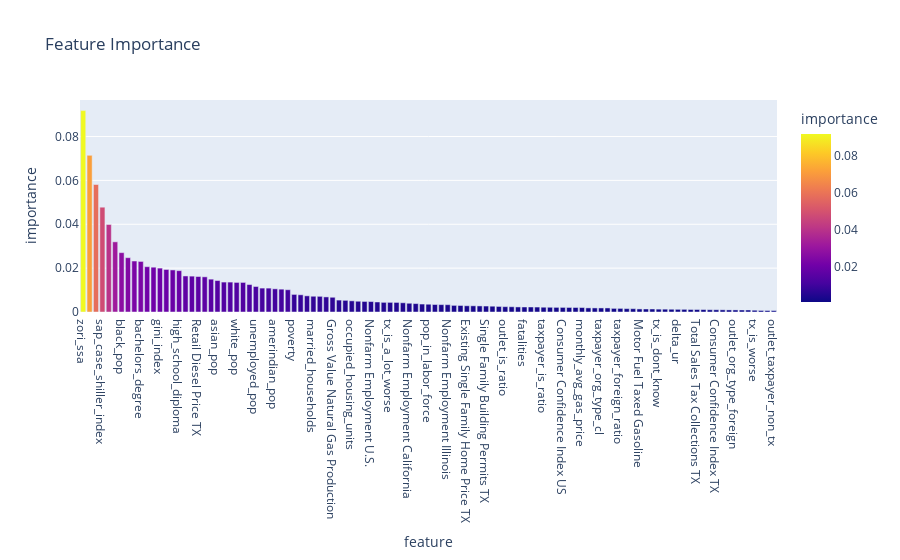

The notebook cell saved with this chart:
### Code cell
print("Best Parameters: ",grid_search_forest.best_params_,"\n\n",
      "Mean cross-validated score of the best_estimator: ",grid_search_forest.best_score_,"\n")

best_forest = grid_search_forest.best_estimator_
feature_importance = [i for i in zip(X_train.columns,best_forest.feature_importances_)]
feature_importance = sorted(feature_importance,key = lambda x: x[1],reverse = True)

FI = pd.DataFrame(feature_importance,columns = ['feature','importance'])

fig = px.bar(data_frame = FI.iloc[:,:],
             x = 'feature',
             y = 'importance',
             title = "Feature Importance",
             color = 'importance')
fig.show()

### Figure 1 — Plotly figure (JSON) as saved in the notebook; plotly's stock layout.template omitted (floating-point values rounded to 4 significant figures)
{"data": [{"alignmentgroup": "True", "hovertemplate": "feature=%{x}<br>importance=%{marker.color}<extra></extra>", "legendgroup": "", "marker": {"color": [0.09182, 0.07141, 0.05813, 0.04778, 0.0399, 0.03199, 0.02707, 0.02477, 0.02325, 0.02305, 0.02066, 0.02043, 0.02002, 0.01939, 0.01917, 0.01885, 0.01643, 0.01635, 0.01617, 0.01604, 0.01497, 0.01434, 0.01365, 0.01364, 0.01349, 0.01348, 0.01252, 0.01163, 0.0109, 0.01089, 0.01057, 0.01041, 0.01016, 0.008013, 0.007848, 0.007374, 0.007179, 0.007145, 0.006878, 0.006716, 0.005435, 0.005316, 0.005087, 0.004907, 0.004812, 0.004767, 0.004574, 0.004399, 0.004389, 0.004363, 0.004207, 0.003984, 0.003832, 0.003628, 0.003542, 0.003419, 0.003369, 0.003331, 0.00302, 0.002972, 0.002838, 0.002822, 0.00277, 0.002717, 0.002644, 0.002533, 0.002434, 0.002392, 0.002307, 0.002294, 0.00229, 0.002257, 0.002179, 0.002152, 0.00211, 0.002097, 0.00207, 0.002055, 0.002028, 0.001869, 0.001858, 0.001844, 0.001844, 0.001644, 0.001642, 0.001535, 0.001507, 0.001396, 0.001382, 0.001376, 0.001303, 0.001297, 0.001253, 0.001216, 0.001212, 0.001145, 0.001131, 0.001113, 0.001041, 0.001023, 0.0009944, 0.0009503, 0.0009411, 0.0009185, 0.000915, 0.0008057, 0.000704, 0.0006809, 0.0006538], "coloraxis": "coloraxis"}, "name": "", "offsetgroup": "", "orientation": "v", "showlegend": false, "textposition": "auto", "type": "bar", "x": ["zori_ssa", "total_sales_tax_last_year", "delta_sap_case_shiller_index", "sap_case_shiller_index", "income_per_capita", "median_rent", "black_pop", "armed_forces", "vacant_housing_units_for_rent", "bachelors_degree", "commuters_by_public_transportation", "ur", "gini_index", "Consumer Price Index U.S.", "owner_occupied_housing_units", "high_school_diploma", "median_year_structure_built", "total_sales_tax", "Retail Diesel Price TX", "hispanic_pop", "percent_income_spent_on_rent", "asian_pop", "not_us_citizen_pop", "children", "white_pop", "renter_occupied_housing_units_paying_cash_median_gross_rent", "male_male_households", "unemployed_pop", "median_income", "other_race_pop", "amerindian_pop", "median_age", "female_female_households", "poverty", "households_public_asst_or_food_stamps", "TNX", "married_households", "Unemployment TX", "aggregate_travel_time_to_work", "Gross Value Natural Gas Production", "Consumer Price Index TX", "housing_units", "occupied_housing_units", "per_diff_total_sales_tax", "Nonfarm Employment New York", "Nonfarm Employment U.S.", "mintempC", "maxtempC", "tx_is_a_lot_worse", "female_pop", "sales_tax_rate", "Nonfarm Employment California", "male_pop", "tx_is_abt_same", "pop_in_labor_force", "employed_pop", "Nonfarm Employment Florida", "Nonfarm Employment Illinois", "Nonfarm Employment Texas", "Nonfarm Employment TX", "Existing Single Family Home Price TX", "taxpayer_same_zip_ratio", "pop_determined_poverty_status", "Single Family Building Permits TX", "outlet_cl_ratio", "caseCount", "outlet_is_ratio", "Existing Single Family Home Sales TX", "Motor Fuel Taxed Diesel", "fatalities", "Gross Value Crude Oil Production", "precipMM", "taxpayer_is_ratio", "taxpayer_cl_ratio", "taxpayer_count", "Consumer Confidence Index US", "Retail Gasoline Price TX", "outlet_count", "monthly_avg_gas_price", "year", "Unemployment U.S.", "taxpayer_org_type_cl", "tx_is_a_little_better", "outlet_foreign_ratio", "taxpayer_foreign_ratio", "delta_monthly_avg_gas_price", "outlet_org_type_cl", "Motor Fuel Taxed Gasoline", "payer_outlet_same_zipcode", "outlet_non_tx_ratio", "tx_is_dont_know", "outlet_org_type_is", "Multi Family Building Permits TX", "delta_ur", "taxpayer_org_type_is", "Consumer Confidence West South Central", "Total Sales Tax Collections TX", "tx_is_better", "Non Residential Building Construction", "Consumer Confidence Index TX", "taxpayer_org_type_foreign", "Total Sales Tax Collections Retail TX", "outlet_org_type_foreign", "env_violation_count", "delta_TNX", "tx_is_worse", "tx_is_a_lot_better", "tx_is_a_little_worse", "outlet_taxpayer_non_tx"], "xaxis": "x", "y": [0.09182, 0.07141, 0.05813, 0.04778, 0.0399, 0.03199, 0.02707, 0.02477, 0.02325, 0.02305, 0.02066, 0.02043, 0.02002, 0.01939, 0.01917, 0.01885, 0.01643, 0.01635, 0.01617, 0.01604, 0.01497, 0.01434, 0.01365, 0.01364, 0.01349, 0.01348, 0.01252, 0.01163, 0.0109, 0.01089, 0.01057, 0.01041, 0.01016, 0.008013, 0.007848, 0.007374, 0.007179, 0.007145, 0.006878, 0.006716, 0.005435, 0.005316, 0.005087, 0.004907, 0.004812, 0.004767, 0.004574, 0.004399, 0.004389, 0.004363, 0.004207, 0.003984, 0.003832, 0.003628, 0.003542, 0.003419, 0.003369, 0.003331, 0.00302, 0.002972, 0.002838, 0.002822, 0.00277, 0.002717, 0.002644, 0.002533, 0.002434, 0.002392, 0.002307, 0.002294, 0.00229, 0.002257, 0.002179, 0.002152, 0.00211, 0.002097, 0.00207, 0.002055, 0.002028, 0.001869, 0.001858, 0.001844, 0.001844, 0.001644, 0.001642, 0.001535, 0.001507, 0.001396, 0.001382, 0.001376, 0.001303, 0.001297, 0.001253, 0.001216, 0.001212, 0.001145, 0.001131, 0.001113, 0.001041, 0.001023, 0.0009944, 0.0009503, 0.0009411, 0.0009185, 0.000915, 0.0008057, 0.000704, 0.0006809, 0.0006538], "yaxis": "y"}], "layout": {"barmode": "relative", "coloraxis": {"colorbar": {"title": {"text": "importance"}}, "colorscale": [[0, "#0d0887"], [0.1111, "#46039f"], [0.2222, "#7201a8"], [0.3333, "#9c179e"], [0.4444, "#bd3786"], [0.5556, "#d8576b"], [0.6667, "#ed7953"], [0.7778, "#fb9f3a"], [0.8889, "#fdca26"], [1, "#f0f921"]]}, "legend": {"tracegroupgap": 0}, "title": {"text": "Feature Importance"}, "xaxis": {"anchor": "y", "domain": [0, 1], "title": {"text": "feature"}}, "yaxis": {"anchor": "x", "domain": [0, 1], "title": {"text": "importance"}}}}
